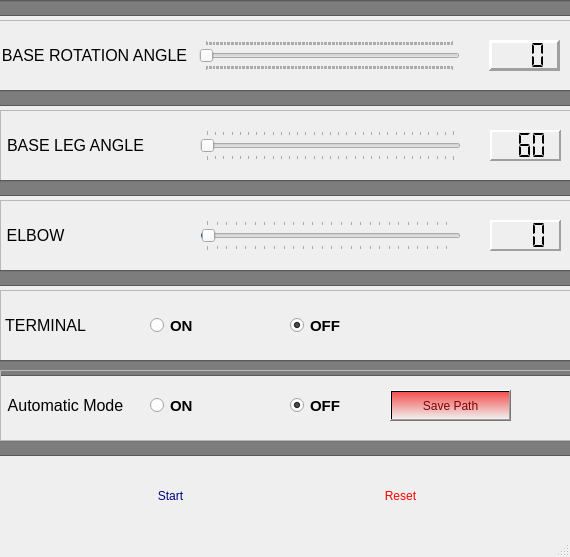
<?xml version="1.0" encoding="UTF-8"?>
<ui version="4.0">
 <class>MainWindow</class>
 <widget class="QMainWindow" name="MainWindow">
  <property name="geometry">
   <rect>
    <x>0</x>
    <y>0</y>
    <width>570</width>
    <height>557</height>
   </rect>
  </property>
  <property name="minimumSize">
   <size>
    <width>570</width>
    <height>557</height>
   </size>
  </property>
  <property name="maximumSize">
   <size>
    <width>570</width>
    <height>557</height>
   </size>
  </property>
  <property name="windowTitle">
   <string>MainWindow</string>
  </property>
  <widget class="QWidget" name="centralwidget">
   <property name="minimumSize">
    <size>
     <width>570</width>
     <height>516</height>
    </size>
   </property>
   <property name="maximumSize">
    <size>
     <width>570</width>
     <height>516</height>
    </size>
   </property>
   <widget class="QFrame" name="ELBOW_Frame">
    <property name="enabled">
     <bool>true</bool>
    </property>
    <property name="geometry">
     <rect>
      <x>0</x>
      <y>200</y>
      <width>611</width>
      <height>71</height>
     </rect>
    </property>
    <property name="layoutDirection">
     <enum>Qt::LeftToRight</enum>
    </property>
    <property name="styleSheet">
     <string notr="true"/>
    </property>
    <property name="frameShape">
     <enum>QFrame::StyledPanel</enum>
    </property>
    <property name="frameShadow">
     <enum>QFrame::Raised</enum>
    </property>
    <widget class="QSlider" name="ELBOW_slider">
     <property name="geometry">
      <rect>
       <x>200</x>
       <y>20</y>
       <width>261</width>
       <height>31</height>
      </rect>
     </property>
     <property name="font">
      <font>
       <family>Tahoma</family>
       <pointsize>10</pointsize>
       <weight>75</weight>
       <bold>true</bold>
      </font>
     </property>
     <property name="toolTip">
      <string>BASE_ROTATION_Angle_Slider</string>
     </property>
     <property name="accessibleDescription">
      <string extracomment="BASE_ROTATION_Angle_Slider "/>
     </property>
     <property name="autoFillBackground">
      <bool>false</bool>
     </property>
     <property name="minimum">
      <number>0</number>
     </property>
     <property name="maximum">
      <number>180</number>
     </property>
     <property name="singleStep">
      <number>0</number>
     </property>
     <property name="pageStep">
      <number>0</number>
     </property>
     <property name="value">
      <number>1</number>
     </property>
     <property name="sliderPosition">
      <number>1</number>
     </property>
     <property name="tracking">
      <bool>true</bool>
     </property>
     <property name="orientation">
      <enum>Qt::Horizontal</enum>
     </property>
     <property name="invertedAppearance">
      <bool>false</bool>
     </property>
     <property name="tickPosition">
      <enum>QSlider::TicksBothSides</enum>
     </property>
     <property name="tickInterval">
      <number>7</number>
     </property>
    </widget>
    <widget class="QLCDNumber" name="ELBOW_LCDNumber">
     <property name="enabled">
      <bool>true</bool>
     </property>
     <property name="geometry">
      <rect>
       <x>490</x>
       <y>20</y>
       <width>71</width>
       <height>31</height>
      </rect>
     </property>
     <property name="font">
      <font>
       <family>Arial</family>
       <pointsize>16</pointsize>
       <weight>75</weight>
       <bold>true</bold>
      </font>
     </property>
     <property name="toolTip">
      <string>BASE_ROTATION_Angle_LCDNumber</string>
     </property>
     <property name="statusTip">
      <string extracomment="BASE_ROTATION_Angle_LCDNumber"/>
     </property>
     <property name="layoutDirection">
      <enum>Qt::LeftToRight</enum>
     </property>
     <property name="autoFillBackground">
      <bool>false</bool>
     </property>
     <property name="frameShape">
      <enum>QFrame::Panel</enum>
     </property>
     <property name="frameShadow">
      <enum>QFrame::Raised</enum>
     </property>
     <property name="lineWidth">
      <number>2</number>
     </property>
     <property name="midLineWidth">
      <number>0</number>
     </property>
     <property name="smallDecimalPoint">
      <bool>false</bool>
     </property>
     <property name="digitCount">
      <number>3</number>
     </property>
     <property name="segmentStyle">
      <enum>QLCDNumber::Flat</enum>
     </property>
     <property name="value" stdset="0">
      <double>0.000000000000000</double>
     </property>
    </widget>
    <widget class="QLabel" name="ELBOW_Label">
     <property name="geometry">
      <rect>
       <x>0</x>
       <y>20</y>
       <width>71</width>
       <height>31</height>
      </rect>
     </property>
     <property name="font">
      <font>
       <family>Arial</family>
       <pointsize>12</pointsize>
       <weight>50</weight>
       <bold>false</bold>
      </font>
     </property>
     <property name="toolTip">
      <string>BASE_ROTATION_Angle</string>
     </property>
     <property name="styleSheet">
      <string notr="true"/>
     </property>
     <property name="text">
      <string>ELBOW</string>
     </property>
     <property name="textFormat">
      <enum>Qt::RichText</enum>
     </property>
     <property name="alignment">
      <set>Qt::AlignCenter</set>
     </property>
     <property name="wordWrap">
      <bool>false</bool>
     </property>
     <property name="margin">
      <number>0</number>
     </property>
    </widget>
   </widget>
   <widget class="QPushButton" name="Start_Button">
    <property name="geometry">
     <rect>
      <x>110</x>
      <y>480</y>
      <width>121</width>
      <height>31</height>
     </rect>
    </property>
    <property name="layoutDirection">
     <enum>Qt::RightToLeft</enum>
    </property>
    <property name="autoFillBackground">
     <bool>false</bool>
    </property>
    <property name="styleSheet">
     <string notr="true">background-color: qlineargradient(spread:pad, x1:0, y1:0, x2:0, y2:1, stop:0 rgba(98, 82, 243, 255), stop:1 rgba(255, 255, 255, 0));
font: 14pt &quot;Arial&quot;;
border-color: rgb(255, 0, 0);
color: rgb(0, 0, 127);
</string>
    </property>
    <property name="text">
     <string>Start</string>
    </property>
    <property name="autoRepeat">
     <bool>false</bool>
    </property>
    <property name="flat">
     <bool>true</bool>
    </property>
   </widget>
   <widget class="QFrame" name="BASE_ROTATION_Angle_Frame">
    <property name="enabled">
     <bool>true</bool>
    </property>
    <property name="geometry">
     <rect>
      <x>-1</x>
      <y>20</y>
      <width>611</width>
      <height>71</height>
     </rect>
    </property>
    <property name="layoutDirection">
     <enum>Qt::LeftToRight</enum>
    </property>
    <property name="styleSheet">
     <string notr="true"/>
    </property>
    <property name="frameShape">
     <enum>QFrame::StyledPanel</enum>
    </property>
    <property name="frameShadow">
     <enum>QFrame::Raised</enum>
    </property>
    <widget class="QSlider" name="BASE_ROTATION_Angle_Slider">
     <property name="geometry">
      <rect>
       <x>200</x>
       <y>20</y>
       <width>261</width>
       <height>31</height>
      </rect>
     </property>
     <property name="font">
      <font>
       <family>Tahoma</family>
       <pointsize>10</pointsize>
       <weight>75</weight>
       <bold>true</bold>
      </font>
     </property>
     <property name="accessibleDescription">
      <string extracomment="BASE_ROTATION_Angle_Slider "/>
     </property>
     <property name="autoFillBackground">
      <bool>false</bool>
     </property>
     <property name="minimum">
      <number>0</number>
     </property>
     <property name="maximum">
      <number>180</number>
     </property>
     <property name="sliderPosition">
      <number>0</number>
     </property>
     <property name="tracking">
      <bool>true</bool>
     </property>
     <property name="orientation">
      <enum>Qt::Horizontal</enum>
     </property>
     <property name="invertedAppearance">
      <bool>false</bool>
     </property>
     <property name="tickPosition">
      <enum>QSlider::TicksBothSides</enum>
     </property>
     <property name="tickInterval">
      <number>1</number>
     </property>
    </widget>
    <widget class="QLCDNumber" name="BASE_ROTATION_Angle_LCDNumber">
     <property name="enabled">
      <bool>true</bool>
     </property>
     <property name="geometry">
      <rect>
       <x>490</x>
       <y>20</y>
       <width>71</width>
       <height>31</height>
      </rect>
     </property>
     <property name="font">
      <font>
       <family>Arial</family>
       <pointsize>16</pointsize>
       <weight>75</weight>
       <bold>true</bold>
      </font>
     </property>
     <property name="statusTip">
      <string extracomment="BASE_ROTATION_Angle_LCDNumber"/>
     </property>
     <property name="layoutDirection">
      <enum>Qt::LeftToRight</enum>
     </property>
     <property name="autoFillBackground">
      <bool>false</bool>
     </property>
     <property name="frameShape">
      <enum>QFrame::Panel</enum>
     </property>
     <property name="frameShadow">
      <enum>QFrame::Raised</enum>
     </property>
     <property name="lineWidth">
      <number>3</number>
     </property>
     <property name="digitCount">
      <number>3</number>
     </property>
     <property name="segmentStyle">
      <enum>QLCDNumber::Flat</enum>
     </property>
     <property name="value" stdset="0">
      <double>0.000000000000000</double>
     </property>
    </widget>
    <widget class="QLabel" name="BASE_ROTATION_Angle_Label">
     <property name="geometry">
      <rect>
       <x>0</x>
       <y>20</y>
       <width>191</width>
       <height>31</height>
      </rect>
     </property>
     <property name="font">
      <font>
       <family>Arial</family>
       <pointsize>12</pointsize>
       <weight>50</weight>
       <bold>false</bold>
      </font>
     </property>
     <property name="styleSheet">
      <string notr="true"/>
     </property>
     <property name="text">
      <string>BASE ROTATION  ANGLE</string>
     </property>
     <property name="textFormat">
      <enum>Qt::RichText</enum>
     </property>
     <property name="alignment">
      <set>Qt::AlignCenter</set>
     </property>
     <property name="wordWrap">
      <bool>false</bool>
     </property>
     <property name="margin">
      <number>0</number>
     </property>
    </widget>
   </widget>
   <widget class="QLineEdit" name="HorizontalDivider03">
    <property name="enabled">
     <bool>false</bool>
    </property>
    <property name="geometry">
     <rect>
      <x>-10</x>
      <y>90</y>
      <width>591</width>
      <height>16</height>
     </rect>
    </property>
    <property name="styleSheet">
     <string notr="true">background-color: rgb(125, 125, 125);</string>
    </property>
   </widget>
   <widget class="QPushButton" name="Reset_Button">
    <property name="geometry">
     <rect>
      <x>340</x>
      <y>480</y>
      <width>121</width>
      <height>31</height>
     </rect>
    </property>
    <property name="layoutDirection">
     <enum>Qt::RightToLeft</enum>
    </property>
    <property name="autoFillBackground">
     <bool>false</bool>
    </property>
    <property name="styleSheet">
     <string notr="true">
font: 14pt &quot;Arial&quot;;
background-color: qlineargradient(spread:pad, x1:0, y1:0, x2:0, y2:1, stop:0 rgba(243, 82, 82, 255), stop:1 rgba(255, 255, 255, 0));
color: rgb(255, 0, 0);</string>
    </property>
    <property name="text">
     <string>Reset</string>
    </property>
    <property name="autoRepeat">
     <bool>false</bool>
    </property>
    <property name="flat">
     <bool>true</bool>
    </property>
   </widget>
   <widget class="QFrame" name="TERMINAL_Frame">
    <property name="enabled">
     <bool>true</bool>
    </property>
    <property name="geometry">
     <rect>
      <x>0</x>
      <y>290</y>
      <width>611</width>
      <height>71</height>
     </rect>
    </property>
    <property name="layoutDirection">
     <enum>Qt::LeftToRight</enum>
    </property>
    <property name="styleSheet">
     <string notr="true"/>
    </property>
    <property name="frameShape">
     <enum>QFrame::StyledPanel</enum>
    </property>
    <property name="frameShadow">
     <enum>QFrame::Raised</enum>
    </property>
    <widget class="QLabel" name="TERMINAL_Label">
     <property name="geometry">
      <rect>
       <x>0</x>
       <y>20</y>
       <width>91</width>
       <height>31</height>
      </rect>
     </property>
     <property name="font">
      <font>
       <family>Arial</family>
       <pointsize>12</pointsize>
       <weight>50</weight>
       <bold>false</bold>
      </font>
     </property>
     <property name="toolTip">
      <string>BASE_ROTATION_Angle</string>
     </property>
     <property name="styleSheet">
      <string notr="true"/>
     </property>
     <property name="text">
      <string>TERMINAL</string>
     </property>
     <property name="textFormat">
      <enum>Qt::RichText</enum>
     </property>
     <property name="alignment">
      <set>Qt::AlignCenter</set>
     </property>
     <property name="wordWrap">
      <bool>false</bool>
     </property>
     <property name="margin">
      <number>0</number>
     </property>
    </widget>
    <widget class="QRadioButton" name="TERMINALON">
     <property name="geometry">
      <rect>
       <x>150</x>
       <y>20</y>
       <width>91</width>
       <height>31</height>
      </rect>
     </property>
     <property name="font">
      <font>
       <family>Arial</family>
       <pointsize>11</pointsize>
       <weight>75</weight>
       <bold>true</bold>
      </font>
     </property>
     <property name="tabletTracking">
      <bool>false</bool>
     </property>
     <property name="text">
      <string>ON</string>
     </property>
     <property name="checked">
      <bool>false</bool>
     </property>
    </widget>
    <widget class="QRadioButton" name="TERMINALOFF">
     <property name="geometry">
      <rect>
       <x>290</x>
       <y>20</y>
       <width>91</width>
       <height>31</height>
      </rect>
     </property>
     <property name="font">
      <font>
       <family>Arial</family>
       <pointsize>11</pointsize>
       <weight>75</weight>
       <bold>true</bold>
      </font>
     </property>
     <property name="tabletTracking">
      <bool>false</bool>
     </property>
     <property name="text">
      <string>OFF</string>
     </property>
     <property name="checked">
      <bool>true</bool>
     </property>
    </widget>
   </widget>
   <widget class="QLineEdit" name="HorizontalDivider02">
    <property name="enabled">
     <bool>false</bool>
    </property>
    <property name="geometry">
     <rect>
      <x>-10</x>
      <y>0</y>
      <width>591</width>
      <height>16</height>
     </rect>
    </property>
    <property name="styleSheet">
     <string notr="true">background-color: rgb(125, 125, 125);</string>
    </property>
   </widget>
   <widget class="QLineEdit" name="HorizontalDivider01">
    <property name="enabled">
     <bool>false</bool>
    </property>
    <property name="geometry">
     <rect>
      <x>-10</x>
      <y>360</y>
      <width>591</width>
      <height>16</height>
     </rect>
    </property>
    <property name="styleSheet">
     <string notr="true">background-color: rgb(125, 125, 125);</string>
    </property>
   </widget>
   <widget class="QLineEdit" name="HorizontalDivider05">
    <property name="enabled">
     <bool>false</bool>
    </property>
    <property name="geometry">
     <rect>
      <x>-10</x>
      <y>270</y>
      <width>591</width>
      <height>16</height>
     </rect>
    </property>
    <property name="styleSheet">
     <string notr="true">background-color: rgb(125, 125, 125);</string>
    </property>
   </widget>
   <widget class="QFrame" name="BASE_LEG_ANGLE_frame">
    <property name="enabled">
     <bool>true</bool>
    </property>
    <property name="geometry">
     <rect>
      <x>0</x>
      <y>110</y>
      <width>611</width>
      <height>71</height>
     </rect>
    </property>
    <property name="layoutDirection">
     <enum>Qt::LeftToRight</enum>
    </property>
    <property name="styleSheet">
     <string notr="true"/>
    </property>
    <property name="frameShape">
     <enum>QFrame::StyledPanel</enum>
    </property>
    <property name="frameShadow">
     <enum>QFrame::Raised</enum>
    </property>
    <widget class="QSlider" name="BASE_LEG_ANGLE_Slider_2">
     <property name="geometry">
      <rect>
       <x>200</x>
       <y>20</y>
       <width>261</width>
       <height>31</height>
      </rect>
     </property>
     <property name="font">
      <font>
       <family>Tahoma</family>
       <pointsize>10</pointsize>
       <weight>75</weight>
       <bold>true</bold>
      </font>
     </property>
     <property name="toolTip">
      <string>BASE_ROTATION_Angle_Slider</string>
     </property>
     <property name="accessibleDescription">
      <string extracomment="BASE_ROTATION_Angle_Slider "/>
     </property>
     <property name="autoFillBackground">
      <bool>false</bool>
     </property>
     <property name="minimum">
      <number>60</number>
     </property>
     <property name="maximum">
      <number>120</number>
     </property>
     <property name="singleStep">
      <number>0</number>
     </property>
     <property name="pageStep">
      <number>1</number>
     </property>
     <property name="value">
      <number>60</number>
     </property>
     <property name="sliderPosition">
      <number>60</number>
     </property>
     <property name="orientation">
      <enum>Qt::Horizontal</enum>
     </property>
     <property name="invertedAppearance">
      <bool>false</bool>
     </property>
     <property name="tickPosition">
      <enum>QSlider::TicksBothSides</enum>
     </property>
     <property name="tickInterval">
      <number>2</number>
     </property>
    </widget>
    <widget class="QLCDNumber" name="BASE_LEG_ANGLE_LCDNumber">
     <property name="enabled">
      <bool>true</bool>
     </property>
     <property name="geometry">
      <rect>
       <x>490</x>
       <y>20</y>
       <width>71</width>
       <height>31</height>
      </rect>
     </property>
     <property name="font">
      <font>
       <family>Arial</family>
       <pointsize>16</pointsize>
       <weight>75</weight>
       <bold>true</bold>
      </font>
     </property>
     <property name="toolTip">
      <string>BASE_ROTATION_Angle_LCDNumber</string>
     </property>
     <property name="statusTip">
      <string extracomment="BASE_ROTATION_Angle_LCDNumber"/>
     </property>
     <property name="layoutDirection">
      <enum>Qt::LeftToRight</enum>
     </property>
     <property name="autoFillBackground">
      <bool>false</bool>
     </property>
     <property name="frameShape">
      <enum>QFrame::Panel</enum>
     </property>
     <property name="frameShadow">
      <enum>QFrame::Raised</enum>
     </property>
     <property name="lineWidth">
      <number>2</number>
     </property>
     <property name="midLineWidth">
      <number>0</number>
     </property>
     <property name="smallDecimalPoint">
      <bool>false</bool>
     </property>
     <property name="digitCount">
      <number>3</number>
     </property>
     <property name="segmentStyle">
      <enum>QLCDNumber::Flat</enum>
     </property>
     <property name="value" stdset="0">
      <double>60.000000000000000</double>
     </property>
     <property name="intValue" stdset="0">
      <number>60</number>
     </property>
    </widget>
    <widget class="QLabel" name="BASE_LEG_ANGLE_label">
     <property name="geometry">
      <rect>
       <x>0</x>
       <y>20</y>
       <width>151</width>
       <height>31</height>
      </rect>
     </property>
     <property name="font">
      <font>
       <family>Arial</family>
       <pointsize>12</pointsize>
       <weight>50</weight>
       <bold>false</bold>
      </font>
     </property>
     <property name="toolTip">
      <string>BASE_ROTATION_Angle</string>
     </property>
     <property name="styleSheet">
      <string notr="true"/>
     </property>
     <property name="text">
      <string>BASE  LEG ANGLE</string>
     </property>
     <property name="textFormat">
      <enum>Qt::RichText</enum>
     </property>
     <property name="alignment">
      <set>Qt::AlignCenter</set>
     </property>
     <property name="wordWrap">
      <bool>false</bool>
     </property>
     <property name="margin">
      <number>0</number>
     </property>
    </widget>
   </widget>
   <widget class="QLineEdit" name="HorizontalDivider04">
    <property name="enabled">
     <bool>false</bool>
    </property>
    <property name="geometry">
     <rect>
      <x>-10</x>
      <y>180</y>
      <width>591</width>
      <height>16</height>
     </rect>
    </property>
    <property name="styleSheet">
     <string notr="true">background-color: rgb(125, 125, 125);</string>
    </property>
   </widget>
   <widget class="QLineEdit" name="HorizontalDivider06">
    <property name="enabled">
     <bool>false</bool>
    </property>
    <property name="geometry">
     <rect>
      <x>-10</x>
      <y>440</y>
      <width>591</width>
      <height>16</height>
     </rect>
    </property>
    <property name="styleSheet">
     <string notr="true">background-color: rgb(125, 125, 125);</string>
    </property>
   </widget>
   <widget class="QFrame" name="Automatic_Mode_Frame">
    <property name="enabled">
     <bool>true</bool>
    </property>
    <property name="geometry">
     <rect>
      <x>0</x>
      <y>370</y>
      <width>611</width>
      <height>71</height>
     </rect>
    </property>
    <property name="layoutDirection">
     <enum>Qt::LeftToRight</enum>
    </property>
    <property name="styleSheet">
     <string notr="true"/>
    </property>
    <property name="frameShape">
     <enum>QFrame::StyledPanel</enum>
    </property>
    <property name="frameShadow">
     <enum>QFrame::Raised</enum>
    </property>
    <widget class="QLabel" name="Automatic_Mode_Label">
     <property name="geometry">
      <rect>
       <x>0</x>
       <y>20</y>
       <width>131</width>
       <height>31</height>
      </rect>
     </property>
     <property name="font">
      <font>
       <family>Arial</family>
       <pointsize>12</pointsize>
       <weight>50</weight>
       <bold>false</bold>
      </font>
     </property>
     <property name="toolTip">
      <string>BASE_ROTATION_Angle</string>
     </property>
     <property name="styleSheet">
      <string notr="true"/>
     </property>
     <property name="text">
      <string>Automatic Mode</string>
     </property>
     <property name="textFormat">
      <enum>Qt::RichText</enum>
     </property>
     <property name="alignment">
      <set>Qt::AlignCenter</set>
     </property>
     <property name="wordWrap">
      <bool>false</bool>
     </property>
     <property name="margin">
      <number>0</number>
     </property>
    </widget>
    <widget class="QRadioButton" name="Automatic_Mode_ON">
     <property name="geometry">
      <rect>
       <x>150</x>
       <y>20</y>
       <width>91</width>
       <height>31</height>
      </rect>
     </property>
     <property name="font">
      <font>
       <family>Arial</family>
       <pointsize>11</pointsize>
       <weight>75</weight>
       <bold>true</bold>
      </font>
     </property>
     <property name="tabletTracking">
      <bool>false</bool>
     </property>
     <property name="text">
      <string>ON</string>
     </property>
     <property name="checked">
      <bool>false</bool>
     </property>
    </widget>
    <widget class="QRadioButton" name="Automatic_Mode_OFF">
     <property name="geometry">
      <rect>
       <x>290</x>
       <y>20</y>
       <width>91</width>
       <height>31</height>
      </rect>
     </property>
     <property name="font">
      <font>
       <family>Arial</family>
       <pointsize>11</pointsize>
       <weight>75</weight>
       <bold>true</bold>
      </font>
     </property>
     <property name="tabletTracking">
      <bool>false</bool>
     </property>
     <property name="text">
      <string>OFF</string>
     </property>
     <property name="checked">
      <bool>true</bool>
     </property>
    </widget>
    <widget class="QPushButton" name="Automatic_Mode_Save_Path_Button">
     <property name="geometry">
      <rect>
       <x>390</x>
       <y>20</y>
       <width>121</width>
       <height>31</height>
      </rect>
     </property>
     <property name="layoutDirection">
      <enum>Qt::RightToLeft</enum>
     </property>
     <property name="autoFillBackground">
      <bool>false</bool>
     </property>
     <property name="styleSheet">
      <string notr="true">
font: 14pt &quot;Arial&quot;;
background-color: qlineargradient(spread:pad, x1:0, y1:0, x2:0, y2:1, stop:0 rgba(243, 82, 82, 255), stop:1 rgba(255, 255, 255, 0));
 
color: rgb(132, 0, 2);</string>
     </property>
     <property name="text">
      <string>Save Path</string>
     </property>
     <property name="autoRepeat">
      <bool>false</bool>
     </property>
     <property name="flat">
      <bool>false</bool>
     </property>
    </widget>
   </widget>
  </widget>
  <widget class="QMenuBar" name="menubar">
   <property name="geometry">
    <rect>
     <x>0</x>
     <y>0</y>
     <width>570</width>
     <height>21</height>
    </rect>
   </property>
  </widget>
  <widget class="QStatusBar" name="statusbar"/>
 </widget>
 <resources/>
 <connections>
  <connection>
   <sender>BASE_ROTATION_Angle_Slider</sender>
   <signal>valueChanged(int)</signal>
   <receiver>BASE_ROTATION_Angle_LCDNumber</receiver>
   <slot>display(int)</slot>
   <hints>
    <hint type="sourcelabel">
     <x>402</x>
     <y>77</y>
    </hint>
    <hint type="destinationlabel">
     <x>555</x>
     <y>82</y>
    </hint>
   </hints>
  </connection>
  <connection>
   <sender>BASE_LEG_ANGLE_Slider_2</sender>
   <signal>valueChanged(int)</signal>
   <receiver>BASE_LEG_ANGLE_LCDNumber</receiver>
   <slot>display(int)</slot>
   <hints>
    <hint type="sourcelabel">
     <x>437</x>
     <y>172</y>
    </hint>
    <hint type="destinationlabel">
     <x>515</x>
     <y>167</y>
    </hint>
   </hints>
  </connection>
  <connection>
   <sender>ELBOW_slider</sender>
   <signal>valueChanged(int)</signal>
   <receiver>ELBOW_LCDNumber</receiver>
   <slot>display(int)</slot>
   <hints>
    <hint type="sourcelabel">
     <x>446</x>
     <y>246</y>
    </hint>
    <hint type="destinationlabel">
     <x>537</x>
     <y>249</y>
    </hint>
   </hints>
  </connection>
 </connections>
</ui>
